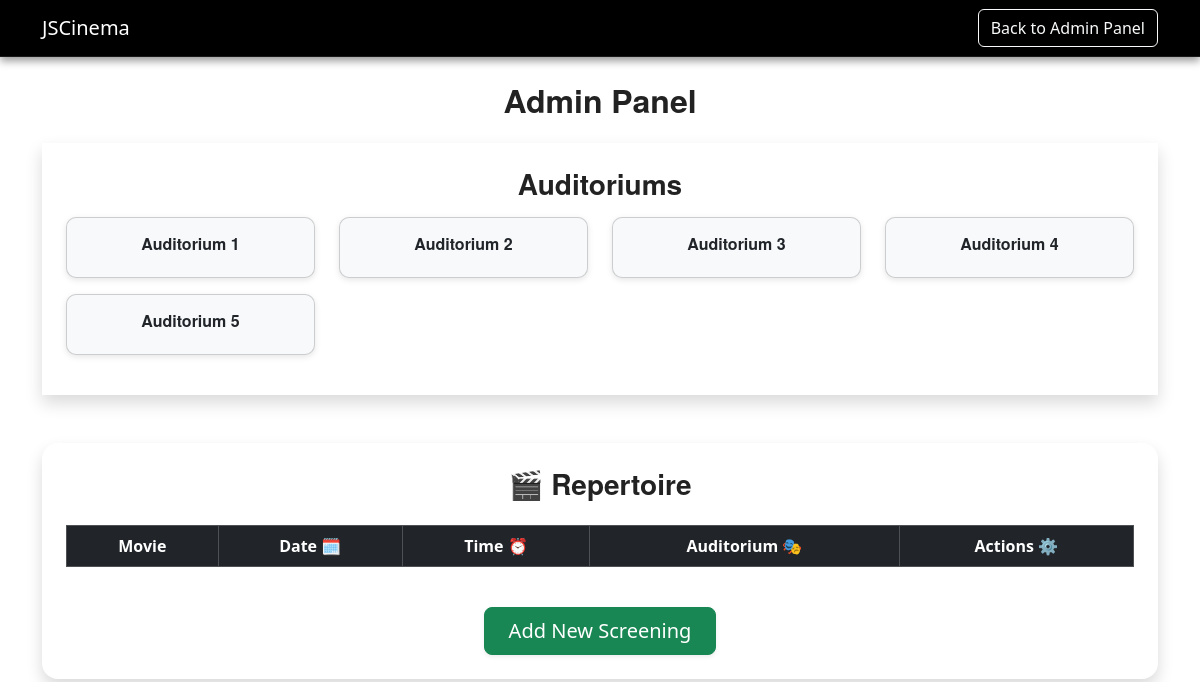
/auditorium_repertuar.php (signed in), run on an earlier commit of the app's database.
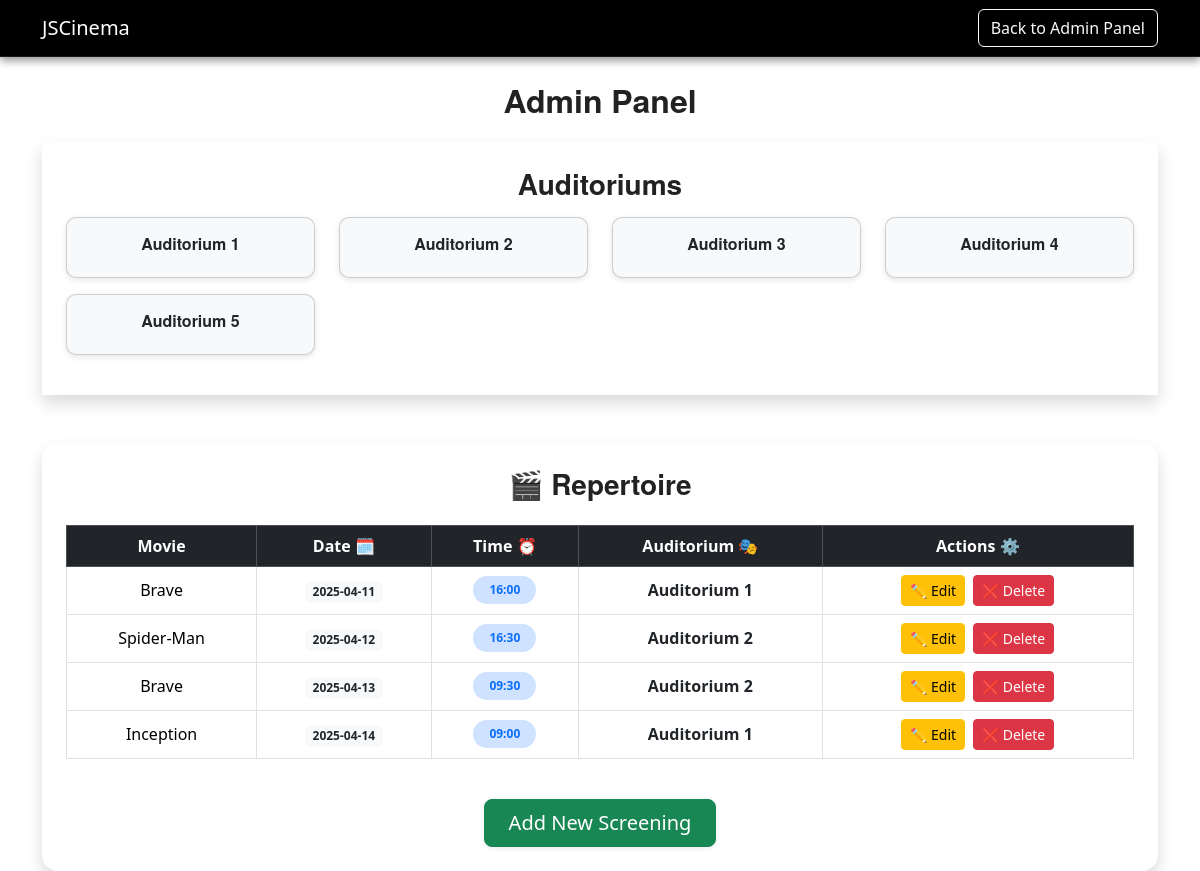
And on a later commit of the database.
### tables this page shows
CREATE TABLE `auditoriums` (
  `id` int(11) NOT NULL,
  `name` varchar(100) NOT NULL,
  `total_seats` int(11) NOT NULL,
  `created_at` timestamp NOT NULL DEFAULT current_timestamp()
);

CREATE TABLE `screenings` (
  `id` int(11) NOT NULL,
  `movie_id` int(11) NOT NULL,
  `screening_date` date NOT NULL,
  `start_time` time NOT NULL,
  `auditorium_id` int(11) DEFAULT NULL
);

CREATE TABLE `movies` (
  `id` int(11) NOT NULL,
  `name` varchar(255) NOT NULL,
  `description` text DEFAULT NULL,
  `stars` decimal(3,1) DEFAULT NULL CHECK (`stars` between 0 and 10),
  `author` varchar(255) DEFAULT NULL,
  `video` varchar(255) DEFAULT NULL,
  `movie_duration` int(11) DEFAULT NULL CHECK (`movie_duration` > 0),
  `plays` text DEFAULT NULL,
  `status` varchar(255) DEFAULT NULL,
  `coming_date` date DEFAULT NULL,
  `end_date` date DEFAULT NULL,
  `created_at` timestamp NOT NULL DEFAULT current_timestamp(),
  `updated_at` timestamp NOT NULL DEFAULT current_timestamp() ON UPDATE current_timestamp()
);

### auditorium_repertuar.php (the view, shortened to what this page needs)
<?php
require 'db_connection.php';
$auditoriums = $conn->query("SELECT id, name FROM auditoriums");
$screenings = $conn->query("
    SELECT s.id, m.name AS movie_name, s.screening_date, s.start_time, a.name AS auditorium
    FROM screenings s
    JOIN movies m ON s.movie_id = m.id
    JOIN auditoriums a ON s.auditorium_id = a.id
    WHERE s.screening_date >= CURDATE()
    ORDER BY s.screening_date, s.start_time
");
?>
<!DOCTYPE html>
<html lang="en">
<head>
    <link href="https://cdn.jsdelivr.net/npm/bootstrap@5.3.3/dist/css/bootstrap.min.css" rel="stylesheet">
    <link rel="stylesheet" href="style.css">
</head>
<body>
<nav class="navbar navbar-expand-lg navbar-dark bg-dark">
    <div class="container">
        <a class="navbar-brand" href="index.php">JSCinema</a>
        <a href="profile.php" class="btn btn-outline-light">Back to Admin Panel</a>
    </div>
</nav>
<div class="container mt-4">
    <h2 class="text-center mb-4">Admin Panel</h2>
    <div class="card-auditorium-admin shadow p-4 mb-5">
        <h3 class="text-center mb-3">Auditoriums</h3>
        <div class="row">
            <?php while ($row = $auditoriums->fetch_assoc()): ?>
                <div class="col-md-3 mb-3">
                    <a href="auditorium.php?id=<?= $row['id']; ?>" class="card auditorium-card text-decoration-none">
                        <div class="card-body">
                            <h5 class="card-title"><?php echo htmlspecialchars($row['name']); ?></h5>
                        </div>
                    </a>
                </div>
            <?php endwhile; ?>
        </div>
    </div>
    <div class="card-repertoires-admin shadow p-4 rounded-4">
        <h3 class="text-center mb-4">
            🎬 <span class="fw-bold">Repertoire</span>
        </h3>
        <div class="table-responsive">
            <table class="table table-bordered table-hover align-middle text-center">
                <thead class="table-dark">
                <tr>
                    <th>Movie</th>
                    <th>Date 🗓️</th>
                    <th>Time ⏰</th>
                    <th>Auditorium 🎭</th>
                    <th>Actions ⚙️</th>
                </tr>
                </thead>
                <tbody>
                <?php while ($row = $screenings->fetch_assoc()): ?>
                    <tr>
                        <td><?= htmlspecialchars($row['movie_name']); ?></td>
                        <td><span class="badge bg-light text-dark"><?= $row['screening_date']; ?></span></td>
                        <td><span class="badge bg-primary-subtle text-primary px-3 py-2 rounded-pill"><?= substr($row['start_time'], 0, 5); ?></span></td>
                        <td><span class="text-dark fw-semibold"><?= htmlspecialchars($row['auditorium']); ?></span></td>
                        <td>
                            <div class="d-flex justify-content-center gap-2">
                                <a href="edit_screening.php?id=<?= $row['id']; ?>" class="btn btn-warning btn-sm">
                                    ✏️ Edit
                                </a>
                                <a href="delete_screening.php?id=<?= $row['id']; ?>" class="btn btn-danger btn-sm" onclick="return confirm('Are you sure you want to delete this screening?');">
                                    ❌ Delete
                                </a>
                            </div>
                        </td>
                    </tr>
                <?php endwhile; ?>
                </tbody>
            </table>
        </div>
        <div class="text-center mt-4">
            <a href="add_screening.php" class="btn btn-success btn-lg px-4 shadow-sm">
                 Add New Screening
            </a>
        </div>
    </div>
</body>
</html>

### style.css (style rules this page uses)
h1, h2, h3, h4, h5, h6 { font-family: "Helvetica Neue", Arial, sans-serif; font-weight: bold; color: #222; }
.navbar { box-shadow: 0 4px 8px rgba(0, 0, 0, 0.4); z-index: 1000; background-color: rgba(0, 0, 0) !important; backdrop-filter: blur(6px); border-bottom: 1px solid rgba(255,255,255,0.1); }
.card .card-body { background-color: #1c1d2b; color: #f2f2f2; border-radius: 0 0 10px 10px; }
.card-title { color: #ecc94b; font-weight: bold; }
.card { transition: transform 0.3s ease, box-shadow 0.3s ease; }
.auditorium-card { background-color: #f8f9fa !important; color: #212529 !important; text-align: center; border-radius: 10px; box-shadow: 0 2px 6px rgba(0,0,0,0.1); transition: transform 0.2s; }
.auditorium-card .card-body { background-color: transparent !important; color: inherit; }
.auditorium-card .card-title { font-weight: 600; font-size: 1rem; color: inherit; }

What changed in the data, as far as the page shows it:
added screenings: movie.name "Brave", screening_date "2025-04-11", start_time "16:00", auditorium.name "Auditorium 1"
added screenings: movie.name "Spider-Man", screening_date "2025-04-12", start_time "16:30", auditorium.name "Auditorium 2"
added screenings: movie.name "Brave", screening_date "2025-04-13", start_time "09:30", auditorium.name "Auditorium 2"
added screenings: movie.name "Inception", screening_date "2025-04-14", start_time "09:00", auditorium.name "Auditorium 1"
